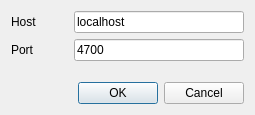
<?xml version="1.0" encoding="UTF-8"?>
<ui version="4.0">
 <class>Dialog</class>
 <widget class="QDialog" name="Dialog">
  <property name="geometry">
   <rect>
    <x>0</x>
    <y>0</y>
    <width>255</width>
    <height>115</height>
   </rect>
  </property>
  <property name="windowTitle">
   <string>Maya Command Port</string>
  </property>
  <layout class="QVBoxLayout" name="verticalLayout">
   <item>
    <layout class="QHBoxLayout" name="hostLayout" stretch="1,3">
     <item>
      <widget class="QLabel" name="hostLabel">
       <property name="text">
        <string>Host</string>
       </property>
      </widget>
     </item>
     <item>
      <widget class="QLineEdit" name="hostEdit">
       <property name="text">
        <string>localhost</string>
       </property>
      </widget>
     </item>
    </layout>
   </item>
   <item>
    <layout class="QHBoxLayout" name="portLayout" stretch="1,3">
     <item>
      <widget class="QLabel" name="portLabel">
       <property name="text">
        <string>Port</string>
       </property>
      </widget>
     </item>
     <item>
      <widget class="QLineEdit" name="portEdit">
       <property name="text">
        <string>4700</string>
       </property>
      </widget>
     </item>
    </layout>
   </item>
   <item>
    <spacer name="verticalSpacer">
     <property name="orientation">
      <enum>Qt::Vertical</enum>
     </property>
     <property name="sizeHint" stdset="0">
      <size>
       <width>20</width>
       <height>4</height>
      </size>
     </property>
    </spacer>
   </item>
   <item>
    <widget class="QDialogButtonBox" name="buttonBox">
     <property name="orientation">
      <enum>Qt::Horizontal</enum>
     </property>
     <property name="standardButtons">
      <set>QDialogButtonBox::Cancel|QDialogButtonBox::Ok</set>
     </property>
    </widget>
   </item>
  </layout>
 </widget>
 <resources/>
 <connections>
  <connection>
   <sender>buttonBox</sender>
   <signal>accepted()</signal>
   <receiver>Dialog</receiver>
   <slot>accept()</slot>
   <hints>
    <hint type="sourcelabel">
     <x>248</x>
     <y>254</y>
    </hint>
    <hint type="destinationlabel">
     <x>157</x>
     <y>274</y>
    </hint>
   </hints>
  </connection>
  <connection>
   <sender>buttonBox</sender>
   <signal>rejected()</signal>
   <receiver>Dialog</receiver>
   <slot>reject()</slot>
   <hints>
    <hint type="sourcelabel">
     <x>316</x>
     <y>260</y>
    </hint>
    <hint type="destinationlabel">
     <x>286</x>
     <y>274</y>
    </hint>
   </hints>
  </connection>
 </connections>
</ui>
